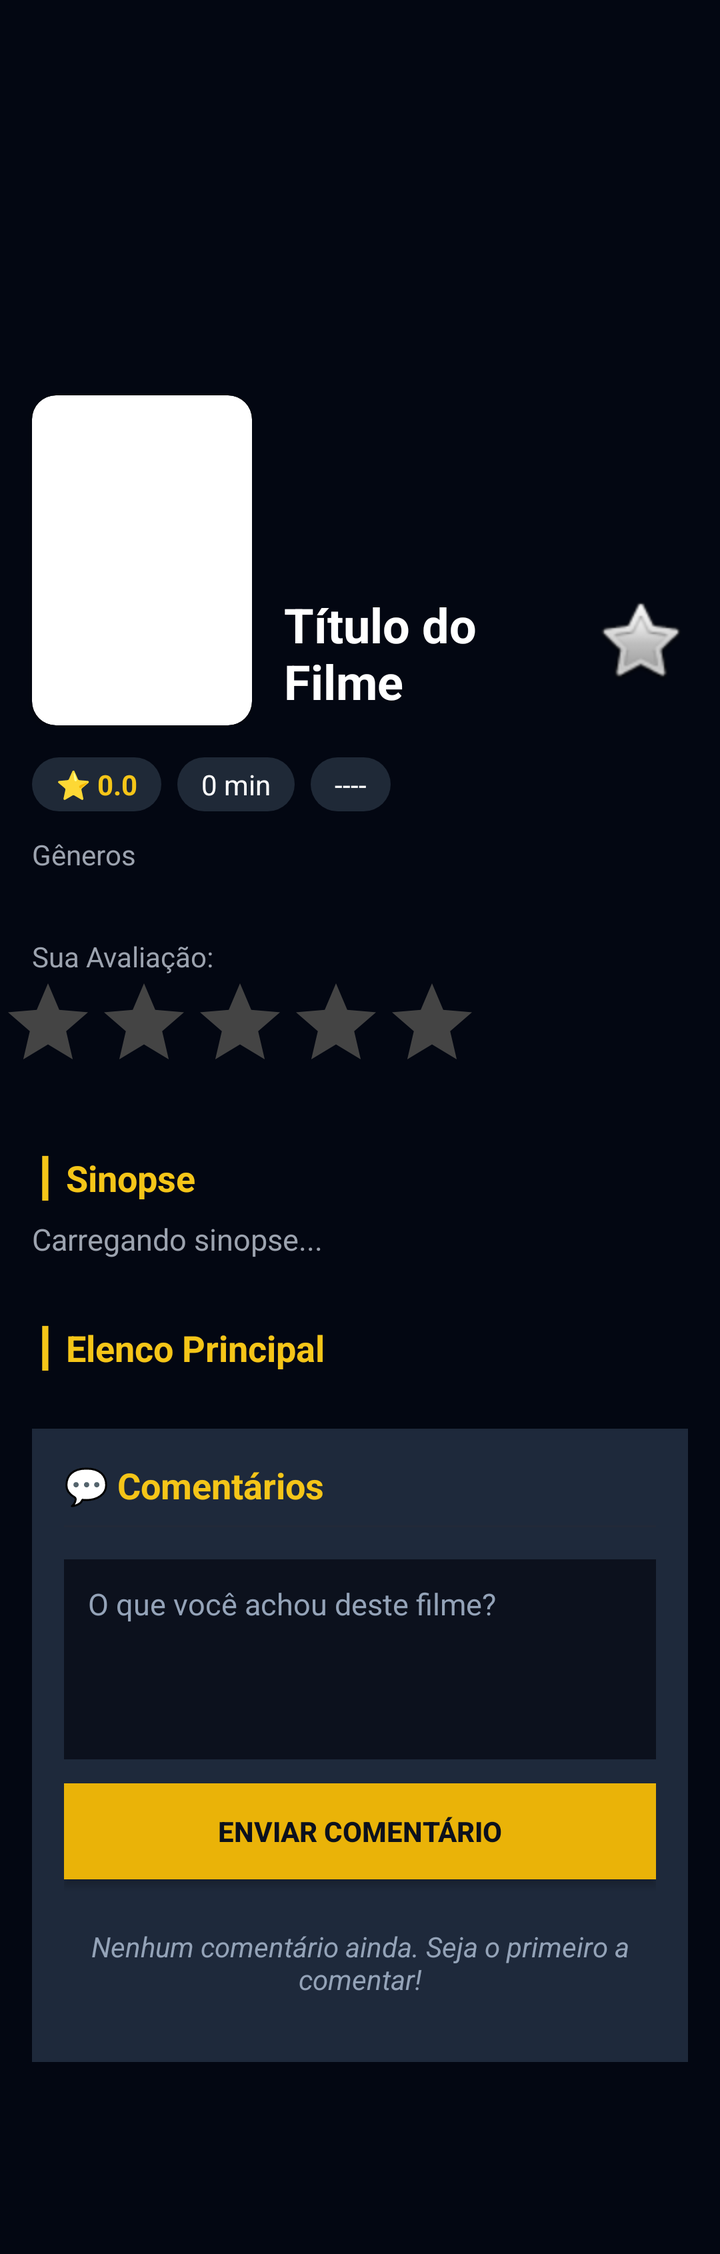
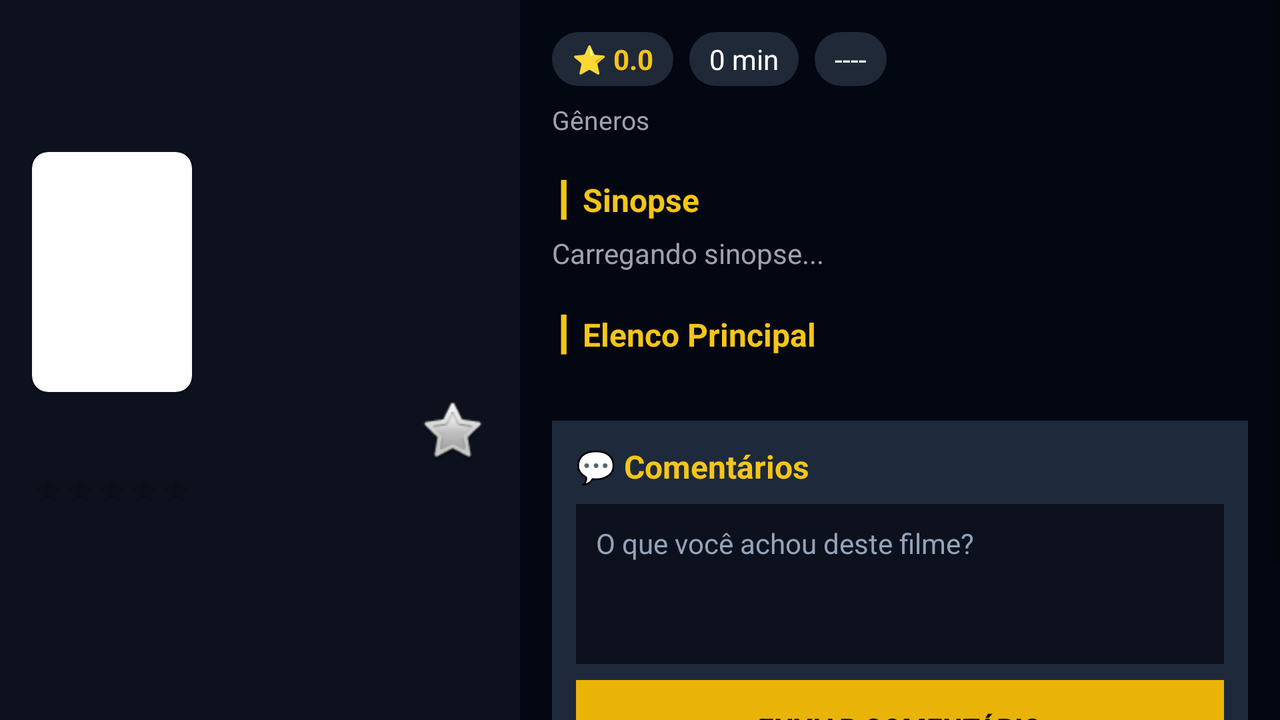

First picture: res/layout/ on a phone held upright. Second picture: the repository's own variant of that layout, on a device whose configuration matches the variant's folder. Source for both follows.
<!-- AndroidManifest.xml: application theme Theme.TMDbMovies -->
<!-- res/layout/activity_details.xml -->
<?xml version="1.0" encoding="utf-8"?>
<ScrollView xmlns:android="http://schemas.android.com/apk/res/android"
    xmlns:app="http://schemas.android.com/apk/res-auto"
    android:layout_width="match_parent"
    android:layout_height="match_parent"
    android:background="#030712"
    android:fillViewport="true">

    <LinearLayout
        android:layout_width="match_parent"
        android:layout_height="wrap_content"
        android:orientation="vertical"
        android:paddingBottom="80dp">

        <androidx.constraintlayout.widget.ConstraintLayout
            android:layout_width="match_parent"
            android:layout_height="wrap_content">

            <ImageView
                android:id="@+id/img_detail_backdrop"
                android:layout_width="match_parent"
                android:layout_height="280dp"
                android:scaleType="centerCrop"
                android:alpha="0.4"
                app:layout_constraintTop_toTopOf="parent"
                app:layout_constraintStart_toStartOf="parent"
                app:layout_constraintEnd_toEndOf="parent" />

            <androidx.cardview.widget.CardView
                android:id="@+id/card_poster"
                android:layout_width="110dp"
                android:layout_height="165dp"
                android:layout_marginStart="16dp"
                app:cardCornerRadius="12dp"
                app:layout_constraintBottom_toBottomOf="@+id/img_detail_backdrop"
                app:layout_constraintStart_toStartOf="parent"
                app:layout_constraintTop_toBottomOf="@+id/img_detail_backdrop">

                <ImageView
                    android:id="@+id/img_detail_poster_small"
                    android:layout_width="match_parent"
                    android:layout_height="match_parent"
                    android:scaleType="centerCrop" />
            </androidx.cardview.widget.CardView>

            <TextView
                android:id="@+id/txt_detail_title"
                android:layout_width="0dp"
                android:layout_height="wrap_content"
                android:layout_marginStart="16dp"
                android:layout_marginTop="296dp"
                android:layout_marginEnd="8dp"
                android:textColor="#FFFFFF"
                android:textSize="24sp"
                android:textStyle="bold"
                android:text="Título do Filme"
                app:layout_constraintEnd_toStartOf="@+id/btn_detail_favorite"
                app:layout_constraintStart_toEndOf="@+id/card_poster"
                app:layout_constraintTop_toTopOf="parent" />

            <ImageView
                android:id="@+id/btn_detail_favorite"
                android:layout_width="48dp"
                android:layout_height="48dp"
                android:layout_marginTop="296dp"
                android:layout_marginEnd="16dp"
                android:background="?android:attr/selectableItemBackgroundBorderless"
                android:clickable="true"
                android:focusable="true"
                android:src="@android:drawable/btn_star_big_off"
                android:contentDescription="Favoritar"
                app:layout_constraintEnd_toEndOf="parent"
                app:layout_constraintTop_toTopOf="parent" />

        </androidx.constraintlayout.widget.ConstraintLayout>

        <LinearLayout
            android:layout_width="match_parent"
            android:layout_height="wrap_content"
            android:orientation="horizontal"
            android:layout_marginTop="16dp"
            android:paddingStart="16dp"
            android:paddingEnd="16dp">

            <TextView
                android:id="@+id/txt_detail_rating"
                android:layout_width="wrap_content"
                android:layout_height="wrap_content"
                android:background="@drawable/bg_badge"
                android:paddingHorizontal="12dp"
                android:paddingVertical="4dp"
                android:textColor="#F5C518"
                android:textStyle="bold"
                android:text="⭐ 0.0" />

            <TextView
                android:id="@+id/txt_detail_duration"
                android:layout_width="wrap_content"
                android:layout_height="wrap_content"
                android:layout_marginStart="8dp"
                android:background="@drawable/bg_badge"
                android:paddingHorizontal="12dp"
                android:paddingVertical="4dp"
                android:textColor="#FFFFFF"
                android:text="0 min" />

            <TextView
                android:id="@+id/txt_detail_year"
                android:layout_width="wrap_content"
                android:layout_height="wrap_content"
                android:layout_marginStart="8dp"
                android:background="@drawable/bg_badge"
                android:paddingHorizontal="12dp"
                android:paddingVertical="4dp"
                android:textColor="#FFFFFF"
                android:text="----" />
        </LinearLayout>

        <TextView
            android:id="@+id/txt_detail_genres"
            android:layout_width="match_parent"
            android:layout_height="wrap_content"
            android:layout_marginTop="12dp"
            android:paddingStart="16dp"
            android:paddingEnd="16dp"
            android:textColor="#9CA3AF"
            android:textSize="14sp"
            android:text="Gêneros" />

        <TextView
            android:id="@+id/lbl_sua_avaliacao"
            android:layout_width="wrap_content"
            android:layout_height="wrap_content"
            android:layout_marginTop="32dp"
            android:paddingStart="16dp"
            android:paddingEnd="16dp"
            android:text="Sua Avaliação:"
            android:textColor="#9CA3AF" />

        <RatingBar
            android:id="@+id/rating_bar_user"
            android:layout_width="wrap_content"
            android:layout_height="wrap_content"
            android:numStars="5"
            android:stepSize="0.5"
            android:isIndicator="false"
            android:progressTint="#FFC107"
            android:secondaryProgressTint="#FFC107"
            android:progressBackgroundTint="#444444" />

        <TextView
            android:layout_width="wrap_content"
            android:layout_height="wrap_content"
            android:layout_marginTop="32dp"
            android:paddingStart="16dp"
            android:paddingEnd="16dp"
            android:text="┃ Sinopse"
            android:textColor="#F5C518"
            android:textSize="18sp"
            android:textStyle="bold" />

        <TextView
            android:id="@+id/txt_detail_overview"
            android:layout_width="match_parent"
            android:layout_height="wrap_content"
            android:layout_marginTop="8dp"
            android:paddingStart="16dp"
            android:paddingEnd="16dp"
            android:textColor="#9CA3AF"
            android:textSize="15sp"
            android:lineSpacingMultiplier="1.2"
            android:text="Carregando sinopse..." />

        <TextView
            android:layout_width="wrap_content"
            android:layout_height="wrap_content"
            android:layout_marginTop="32dp"
            android:paddingStart="16dp"
            android:paddingEnd="16dp"
            android:text="┃ Elenco Principal"
            android:textColor="#F5C518"
            android:textSize="18sp"
            android:textStyle="bold" />

        <androidx.recyclerview.widget.RecyclerView
            android:id="@+id/rv_detail_cast"
            android:layout_width="match_parent"
            android:layout_height="wrap_content"
            android:layout_marginTop="12dp"
            android:clipToPadding="false"
            android:paddingStart="16dp"
            android:paddingEnd="16dp" />

        <LinearLayout
            android:layout_width="match_parent"
            android:layout_height="wrap_content"
            android:layout_margin="16dp"
            android:background="#1e293b"
            android:orientation="vertical"
            android:padding="16dp">

            <TextView
                android:layout_width="wrap_content"
                android:layout_height="wrap_content"
                android:text="💬 Comentários"
                android:textColor="#F5C518"
                android:textSize="18sp"
                android:textStyle="bold" />

            <View
                android:layout_width="match_parent"
                android:layout_height="1dp"
                android:layout_marginTop="8dp"
                android:layout_marginBottom="16dp"
                android:background="#222938" />

            <EditText
                android:id="@+id/edt_detail_comment"
                android:layout_width="match_parent"
                android:layout_height="100dp"
                android:background="#0c111d"
                android:gravity="top|start"
                android:hint="O que você achou deste filme?"
                android:textColor="#FFFFFF"
                android:textColorHint="#94a3b8"
                android:textSize="15sp"
                android:padding="12dp" />

            <androidx.appcompat.widget.AppCompatButton
                android:id="@+id/btn_send_comment"
                android:layout_width="match_parent"
                android:layout_height="wrap_content"
                android:layout_marginTop="12dp"
                android:background="#eab308"
                android:text="Enviar Comentário"
                android:textColor="#0c111d"
                android:textStyle="bold" />

            <TextView
                android:id="@+id/txt_no_comments_empty"
                android:layout_width="match_parent"
                android:layout_height="wrap_content"
                android:layout_marginTop="24dp"
                android:gravity="center"
                android:text="Nenhum comentário ainda. Seja o primeiro a comentar!"
                android:textColor="#94a3b8"
                android:textSize="14sp"
                android:textStyle="italic" />

            <androidx.recyclerview.widget.RecyclerView
                android:id="@+id/rv_detail_comments"
                android:layout_width="match_parent"
                android:layout_height="wrap_content"
                android:layout_marginTop="16dp"
                android:nestedScrollingEnabled="false" />

        </LinearLayout>

    </LinearLayout>
</ScrollView>
<!-- resources referenced by this layout -->
<resources>
  <!-- drawable bg_badge (drawable) -->
  <shape xmlns:android="http://schemas.android.com/apk/res/android">
      <solid android:color="#1F2937" /> <corners android:radius="20dp" />
  </shape>
  <style name="Theme.TMDbMovies" parent="Theme.MaterialComponents.DayNight.NoActionBar">
          <item name="colorPrimary">#F5C518</item>
          <item name="colorPrimaryVariant">#C69E00</item>
          <item name="colorOnPrimary">#030712</item>
  
          <item name="colorSecondary">#1F2937</item>
          <item name="colorSecondaryVariant">#111827</item>
          <item name="colorOnSecondary">#FFFFFF</item>
  
          <item name="android:statusBarColor">#030712</item>
          <item name="android:windowLightStatusBar">false</item>
      </style>
</resources>
<!-- res/layout-land/activity_details.xml (the repository's variant of the layout above) -->
<!-- drawn on the phone turned sideways -->
<?xml version="1.0" encoding="utf-8"?>
<LinearLayout xmlns:android="http://schemas.android.com/apk/res/android"
    xmlns:app="http://schemas.android.com/apk/res-auto"
    android:layout_width="match_parent"
    android:layout_height="match_parent"
    android:background="#030712"
    android:orientation="horizontal"
    android:baselineAligned="false">

    <androidx.constraintlayout.widget.ConstraintLayout
        android:layout_width="260dp"
        android:layout_height="match_parent"
        android:padding="16dp"
        android:background="#0c111d">

        <ImageView
            android:id="@+id/img_detail_backdrop"
            android:layout_width="match_parent"
            android:layout_height="120dp"
            android:scaleType="centerCrop"
            android:alpha="0.3"
            app:layout_constraintTop_toTopOf="parent" />

        <androidx.cardview.widget.CardView
            android:id="@+id/card_poster"
            android:layout_width="80dp"
            android:layout_height="120dp"
            app:cardCornerRadius="8dp"
            app:layout_constraintBottom_toBottomOf="@id/img_detail_backdrop"
            app:layout_constraintStart_toStartOf="parent"
            app:layout_constraintTop_toBottomOf="@id/img_detail_backdrop">

            <ImageView
                android:id="@+id/img_detail_poster_small"
                android:layout_width="match_parent"
                android:layout_height="match_parent"
                android:scaleType="centerCrop" />
        </androidx.cardview.widget.CardView>

        <TextView
            android:id="@+id/txt_detail_title"
            android:layout_width="0dp"
            android:layout_height="wrap_content"
            android:layout_marginTop="8dp"
            android:textColor="#FFFFFF"
            android:textSize="16sp"
            android:textStyle="bold"
            android:maxLines="2"
            android:ellipsize="end"
            app:layout_constraintTop_toBottomOf="@id/card_poster"
            app:layout_constraintStart_toStartOf="parent"
            app:layout_constraintEnd_toStartOf="@id/btn_detail_favorite" />

        <ImageView
            android:id="@+id/btn_detail_favorite"
            android:layout_width="36dp"
            android:layout_height="36dp"
            android:src="@android:drawable/btn_star_big_off"
            app:layout_constraintBottom_toBottomOf="@id/txt_detail_title"
            app:layout_constraintEnd_toEndOf="parent"
            app:layout_constraintTop_toTopOf="@id/txt_detail_title" />

        <RatingBar
            android:id="@+id/rating_bar_user"
            style="?android:attr/ratingBarStyleSmall"
            android:layout_width="wrap_content"
            android:layout_height="wrap_content"
            android:layout_marginTop="12dp"
            android:numStars="5"
            android:stepSize="0.5"
            android:progressTint="#FFC107"
            app:layout_constraintTop_toBottomOf="@id/txt_detail_title"
            app:layout_constraintStart_toStartOf="parent" />

    </androidx.constraintlayout.widget.ConstraintLayout>

    <ScrollView
        android:layout_width="0dp"
        android:layout_height="match_parent"
        android:layout_weight="1"
        android:fillViewport="true">

        <LinearLayout
            android:layout_width="match_parent"
            android:layout_height="wrap_content"
            android:orientation="vertical"
            android:padding="16dp"
            android:paddingBottom="80dp">

            <LinearLayout
                android:layout_width="match_parent"
                android:layout_height="wrap_content"
                android:orientation="horizontal">

                <TextView
                    android:id="@+id/txt_detail_rating"
                    android:layout_width="wrap_content"
                    android:layout_height="wrap_content"
                    android:background="@drawable/bg_badge"
                    android:paddingHorizontal="10dp"
                    android:paddingVertical="4dp"
                    android:textColor="#F5C518"
                    android:textStyle="bold"
                    android:text="⭐ 0.0" />

                <TextView
                    android:id="@+id/txt_detail_duration"
                    android:layout_width="wrap_content"
                    android:layout_height="wrap_content"
                    android:layout_marginStart="8dp"
                    android:background="@drawable/bg_badge"
                    android:paddingHorizontal="10dp"
                    android:paddingVertical="4dp"
                    android:textColor="#FFFFFF"
                    android:text="0 min" />

                <TextView
                    android:id="@+id/txt_detail_year"
                    android:layout_width="wrap_content"
                    android:layout_height="wrap_content"
                    android:layout_marginStart="8dp"
                    android:background="@drawable/bg_badge"
                    android:paddingHorizontal="10dp"
                    android:paddingVertical="4dp"
                    android:textColor="#FFFFFF"
                    android:text="----" />
            </LinearLayout>

            <TextView
                android:id="@+id/txt_detail_genres"
                android:layout_width="match_parent"
                android:layout_height="wrap_content"
                android:layout_marginTop="8dp"
                android:textColor="#9CA3AF"
                android:textSize="13sp"
                android:text="Gêneros" />

            <TextView
                android:layout_width="wrap_content"
                android:layout_height="wrap_content"
                android:layout_marginTop="20dp"
                android:text="┃ Sinopse"
                android:textColor="#F5C518"
                android:textSize="16sp"
                android:textStyle="bold" />

            <TextView
                android:id="@+id/txt_detail_overview"
                android:layout_width="match_parent"
                android:layout_height="wrap_content"
                android:layout_marginTop="6dp"
                android:textColor="#9CA3AF"
                android:textSize="14sp"
                android:text="Carregando sinopse..." />

            <TextView
                android:layout_width="wrap_content"
                android:layout_height="wrap_content"
                android:layout_marginTop="20dp"
                android:text="┃ Elenco Principal"
                android:textColor="#F5C518"
                android:textSize="16sp"
                android:textStyle="bold" />

            <androidx.recyclerview.widget.RecyclerView
                android:id="@+id/rv_detail_cast"
                android:layout_width="match_parent"
                android:layout_height="wrap_content"
                android:layout_marginTop="8dp" />

            <LinearLayout
                android:layout_width="match_parent"
                android:layout_height="wrap_content"
                android:layout_marginTop="24dp"
                android:background="#1e293b"
                android:orientation="vertical"
                android:padding="12dp">

                <TextView
                    android:layout_width="wrap_content"
                    android:layout_height="wrap_content"
                    android:text="💬 Comentários"
                    android:textColor="#F5C518"
                    android:textSize="16sp"
                    android:textStyle="bold" />

                <EditText
                    android:id="@+id/edt_detail_comment"
                    android:layout_width="match_parent"
                    android:layout_height="80dp"
                    android:layout_marginTop="8dp"
                    android:background="#0c111d"
                    android:gravity="top|start"
                    android:hint="O que você achou deste filme?"
                    android:textColor="#FFFFFF"
                    android:textColorHint="#94a3b8"
                    android:textSize="14sp"
                    android:padding="10dp" />

                <androidx.appcompat.widget.AppCompatButton
                    android:id="@+id/btn_send_comment"
                    android:layout_width="match_parent"
                    android:layout_height="wrap_content"
                    android:layout_marginTop="8dp"
                    android:background="#eab308"
                    android:text="Enviar Comentário"
                    android:textColor="#0c111d"
                    android:textStyle="bold" />

                <TextView
                    android:id="@+id/txt_no_comments_empty"
                    android:layout_width="match_parent"
                    android:layout_height="wrap_content"
                    android:layout_marginTop="16dp"
                    android:gravity="center"
                    android:text="Nenhum comentário ainda. Seja o primeiro!"
                    android:textColor="#94a3b8"
                    android:textSize="13sp"
                    android:textStyle="italic" />

                <androidx.recyclerview.widget.RecyclerView
                    android:id="@+id/rv_detail_comments"
                    android:layout_width="match_parent"
                    android:layout_height="wrap_content"
                    android:layout_marginTop="12dp"
                    android:nestedScrollingEnabled="false" />

            </LinearLayout>

        </LinearLayout>
    </ScrollView>

</LinearLayout>
